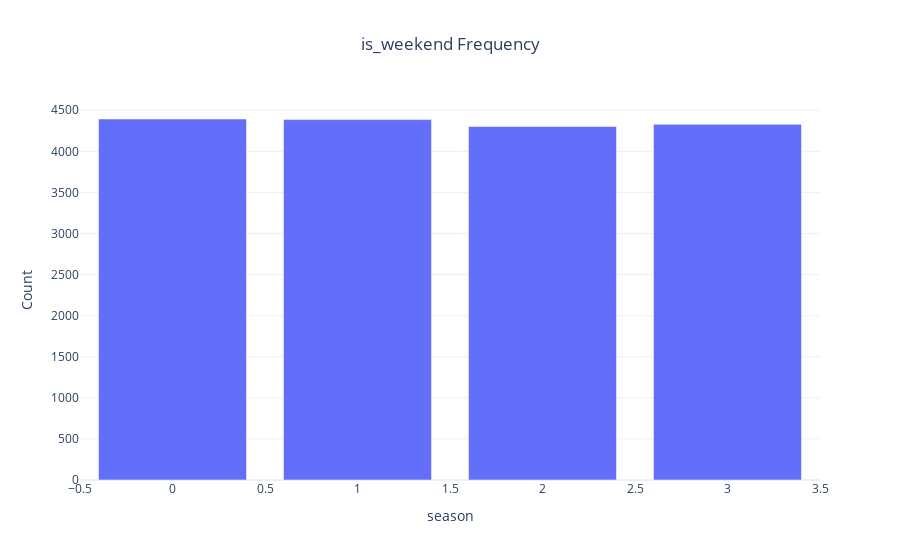

Here is the notebook cell this chart was saved with:
### Code cell
import pandas as pd
import plotly.express as px

# Adım 1: 'season' sütunundaki değerlerin frekanslarını hesaplayıp sıralı bir DataFrame oluşturma
season_counts = (
    data['season']
    .value_counts()                      # Frekansları hesapla
    .rename_axis('season')               # Index'e 'Season' adını ver
    .reset_index(name='Count')           # Index'i sütuna çevir ve frekansı 'Count' adıyla sakla
    .sort_values('Count', ascending=False)  # 'Count' sütununa göre azalan sırada sıralama
)

# Adım 2: Plotly Express kullanarak bar grafiğini oluşturma
fig = px.bar(
    season_counts,
    x='season',
    y='Count',
    title='is_weekend Frequency',
    labels={'season': 'season', 'Count': 'Count'},
    category_orders={'season': season_counts['season'].tolist()},  # X ekseninde doğru sıralama
    template='plotly_white'  # Temiz ve modern bir tema
)

# Adım 3: Grafik düzenlemeleri (başlık, eksen isimleri vb.)
fig.update_layout(
    xaxis_title='season',
    yaxis_title='Count',
    title={'x': 0.5, 'xanchor': 'center'}  # Başlığı ortalamak için
)

print(season_counts)
     
# Adım 4: Grafiği gösterme
fig.show()

### Figure 1 — Plotly figure (JSON) as saved in the notebook; plotly's stock layout.template omitted (floating-point values rounded to 4 significant figures)
{"data": [{"alignmentgroup": "True", "hovertemplate": "season=%{x}<br>Count=%{y}<extra></extra>", "legendgroup": "", "marker": {"color": "#636efa", "pattern": {"shape": ""}}, "name": "", "offsetgroup": "", "orientation": "v", "showlegend": false, "textposition": "auto", "type": "bar", "x": [0, 1, 3, 2], "xaxis": "x", "y": [4394, 4387, 4330, 4303], "yaxis": "y"}], "layout": {"barmode": "relative", "legend": {"tracegroupgap": 0}, "title": {"text": "is_weekend Frequency", "x": 0.5, "xanchor": "center"}, "xaxis": {"anchor": "y", "categoryarray": [0, 1, 3, 2], "categoryorder": "array", "domain": [0, 1], "title": {"text": "season"}}, "yaxis": {"anchor": "x", "domain": [0, 1], "title": {"text": "Count"}}}}
